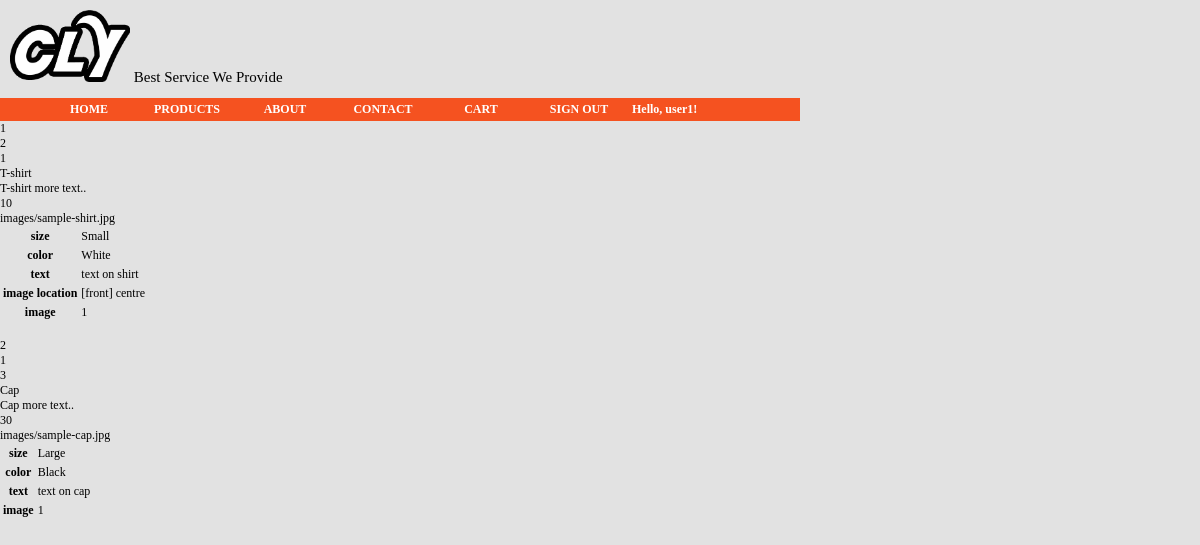
/cart.php (signed in), run on the app's committed database.
### tables this page shows
CREATE TABLE IF NOT EXISTS users (
id INTEGER NOT NULL AUTO_INCREMENT PRIMARY KEY,
username VARCHAR(10) NOT NULL,
password VARCHAR(32) NOT NULL,
is_admin INTEGER NOT NULL DEFAULT 0
);

CREATE TABLE IF NOT EXISTS cus_products (
id INTEGER NOT NULL AUTO_INCREMENT PRIMARY KEY,
product_id INTEGER NOT NULL,
quantity INTEGER NOT NULL
);

CREATE TABLE IF NOT EXISTS products (
id INTEGER NOT NULL AUTO_INCREMENT PRIMARY KEY,
name VARCHAR(50) NOT NULL,
description VARCHAR(1024) NOT NULL,
price DOUBLE NOT NULL,
attr_list VARCHAR(50) NOT NULL,
sample_image VARCHAR(70) NOT NULL
);

### classes/Mysql.php (called while the page is built, shortened)
<?php
class Mysql{
  static public function query($str, $limit=SQL_MULTIPLE_ROWS){
    $result=mysql_query($str);
    if($limit==SQL_SINGLE_VALUE){
      if(mysql_num_rows($result)!=1) return false;
      else return mysql_result($result, 0);
    }else if($limit==SQL_SINGLE_ROW){
      if(mysql_num_rows($result)!=1) return false;
      else return mysql_fetch_assoc($result);
    }else if($limit==SQL_SINGLE_COL){
      if(mysql_num_fields($result)!=1){
        return array();
      }else{
        $ret=array();
        while($row=mysql_fetch_array($result, MYSQL_NUM)) $ret[]=$row[0];
        return $ret;
      }
    }else{
      $ret=array();
      if($result!==true){
        while($row=mysql_fetch_assoc($result)) $ret[]=$row;
        return $ret;
      }else return true;
    }
  }
}
?>

### inc.php (called while the page is built, shortened)
<?php
$user = User::logged_in_user();
function sql($query, $limit=1003){
  return Mysql::query($query, $limit);
}
?>

### classes/User.php (called while the page is built, shortened)
<?php
class User {
  private $username;
  private $is_admin;
  function __construct($id){
    $info = sql("SELECT * FROM users WHERE id = $id", SQL_SINGLE_ROW);
    $this->username = $info["username"];
    $this->is_admin = (intval($info["is_admin"]) == 1);
  }
  function is_admin(){
    return $this->is_admin;
  }
  function get_name(){
    return $this->username;
  }
  static function logged_in_user(){
    if(@isset($_SESSION["user_id"])) return new User($_SESSION["user_id"]);
    else return false;
  }
}
?>

### classes/Order.php (called while the page is built, shortened)
<?php
class Order {
  private $cus_products = array();
  static function find($id){
    $id = intval($id);
    $info = sql("SELECT * FROM orders WHERE id = $id", SQL_SINGLE_ROW);
    $order = new Order();
    $order->info = $info;
    $order->info["user"] = new User($info["user_id"]);
    $cus_product_ids = sql("SELECT cus_product_id FROM order_products WHERE order_id= {$id}", SQL_SINGLE_COL);
    foreach($cus_product_ids as $cp_id){
      $order->cus_products[] = CusProduct::find(intval($cp_id));
    }
    return $order;
  }
  static function get_orderid($user_id){
    $result=sql("SELECT id FROM orders WHERE user_id={$user_id} AND status='created'
                   ORDER BY time DESC LIMIT 1", SQL_SINGLE_COL);
    if (!count($result)==1) return false;
    else return intval($result[0]);
  }
  function get_cus_product(){
    return $this->cus_products;
  }
}

### classes/CusProduct.php (called while the page is built, shortened)
<?php
abstract class CusProduct {
  private $info=array();
  protected $attr=array();
  private $custom=array();
  function __construct($main, $attrs, $isValidate=1){
    $this->info = array_merge($this->info, $main);
    foreach($this->attr as $key=>$value){
      $this->custom[$key]=$attrs[$key];
    }
    $this->find_user();
  }
  private function find_user(){
    $user_id = sql("SELECT o.user_id FROM orders o, order_products p, cus_products c
                   WHERE o.id = p.order_id AND c.id = p.cus_product_id AND c.id = {$this->info["id"]}",
                   SQL_SINGLE_VALUE);
    $user = new User($user_id);
  }
  static function find($id){
    $result_main = sql("SELECT c.quantity, c.id AS id, c.product_id,
                               p.name, p.description, p.price, p.attr_list, p.sample_image
                        FROM cus_products c, products p
                        WHERE c.id=$id AND c.product_id=p.id", SQL_SINGLE_ROW);
    $attrs = sql("SELECT * FROM attrs WHERE cus_product_id=$id");
    foreach($attrs as $attr) $result_attrs[$attr["attr_name"]] = $attr["attr_value"];
    switch(intval($result_main["product_id"])){
      case 1: try{ return new Shirt($result_main, $result_attrs);
              }catch(Exception $e){ return false; }
      case 3: try{ return new Cap($result_main, $result_attrs);
              }catch(Exception $e){ return false; }
    }
  }
  function get_id(){ return $this->info["id"]; }
  function get_quantity(){ return $this->info["quantity"]; }
  function get_product_id(){ return $this->info["product_id"]; }
  function get_name(){ return $this->info["name"]; }
  function get_description(){ return $this->info["description"]; }
  function get_price(){ return $this->info["price"]; }
  function get_sample_image(){ return $this->info["sample_image"]; }
  function get_custom(){ return $this->custom; }
}
?>

### cart.php (the view, shortened to what this page needs)
<?php
include 'inc.php';
include 'header.php';
include 'menu.php';
$order_id=Order::get_orderid($_SESSION['user_id']);
if (!empty($order_id)){
  $cus_product_ids=Order::find($order_id);
  $cus_products=$cus_product_ids->get_cus_product();
  foreach($cus_products as $cp){
    print $cp->get_id()."<br>";
    print $cp->get_quantity()."<br>";
    print $cp->get_product_id()."<br>";
    print $cp->get_name()."<br>";
    print $cp->get_description()."<br>";
    print $cp->get_price()."<br>";
    print $cp->get_sample_image()."<br>";
    print "<table>";
    foreach($cp->get_custom() as $name=>$cus){
      print "<tr><th>".$name."</th><td>".$cus."</td></tr>";
    }
    print "</table>";
    print "<br>";
  }
}
?>
<?php
include 'footer.php';
?>

### menu.php (shortened to what this page needs)
<div id="menu">
   		<ul>
   				<li><a href="index.php">Home</a></li>
   				<li><a href="products.php">Products</a></li>
   				<li><a href="about.php">About</a></li>
   				<li><a href="contact.php">Contact</a></li>
   				<li><a href="cart.php">Cart</a></li>
    <li>
   <div id="login">
 <?php if(!$user){ ?>
   <div><a href="login.php" id="sign-in">Sign In</a></div>
   <div id="sign-in-box" style="display: none;">
   <form method="post" action="login.php">
     <p>
       <label for="username">Username</label>
       <input type="text" name="username" size="10" />
     </p>
     <p>
       <label for="password">Password</label>
       <input type="password" name="password" size="10" />
     </p>
     <input type="submit" value="Sign In" />
   </form>
   </div>
   </li>
 <?php }else{ ?>
   <a href="logout.php">Sign Out</a></div>
   </li>
  <?php if(!($user->is_admin())){ ?>
   <li>
   <div id="user">
     Hello, <?php echo $user->get_name(); ?>!
   </div>
   </li>
<?php } ?>
 <?php } ?>
   		</ul>
   </div>

### stylesheet.css (style rules this page uses)
body { border: 0; margin: 0; font-size: 12px; background-color: #E2E2E2; }
#menu { width: 800px; height: 23px; background-color: #F55220; }
#menu ul { background-color: #F55220; }
#menu li { display: inline; float: left; }
#user { font-weight: bold; font-size: 12px; color: #FFFFFF; padding: 4px; }
#menu a:link, #menu a:visited { display: block; width: 90px; font-weight: bold; font-size: 12px; color: #FFFFFF; background-color: #F55220; text-align: center; padding: 4px; text-decoration: none; text-transform: uppercase; }

### data on the page
users: username "user1"
cus_products: id "1", quantity "2", product "1", product.name "T-shirt", product.description "T-shirt more text..", product.price "10", product.sample_image "images/sample-shirt.jpg", name "size", cus "Small", name "color", cus "White", name "text", cus "text on shirt", name "image location", cus "[front] centre", name "image", cus "1"
cus_products: id "2", quantity "1", product "3", product.name "Cap", product.description "Cap more text..", product.price "30", product.sample_image "images/sample-cap.jpg", name "size", cus "Large", name "color", cus "Black", name "text", cus "text on cap", name "image", cus "1"
